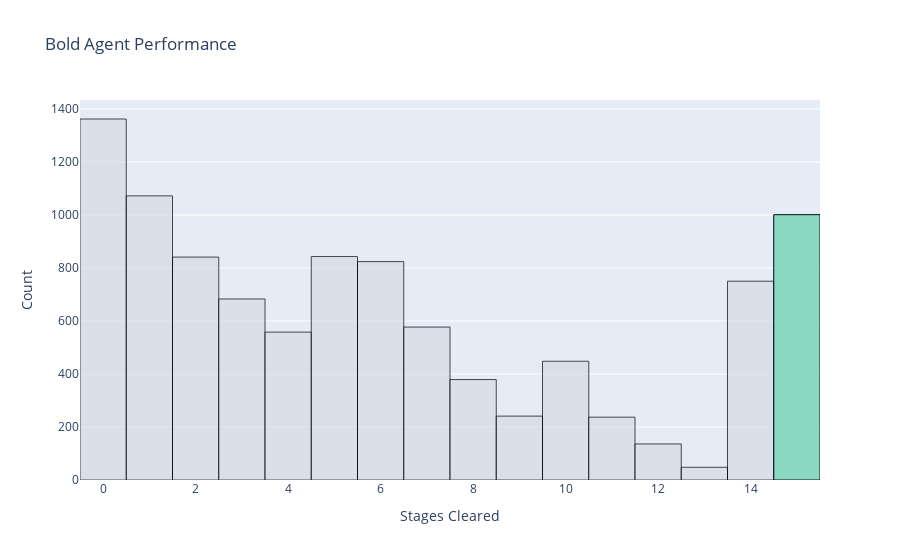

Here is the notebook cell this chart was saved with:
### Markdown cell above
## 10,000 bold agents

### Code cell
env = RampartsEnvironment()
n_episodes = 10000
bold_agent = BoldAgent()

stages_cleared_list_bold = agent_batch(env, bold_agent, n_episodes)
plot_performance(stages_cleared_list_bold, "Bold Agent")

### Figure 1 — Plotly figure (JSON) as saved in the notebook; plotly's stock layout.template omitted (floating-point values rounded to 4 significant figures; data arrays with more than 128 entries replaced by an {"elided": "..."} marker saying what was removed)
{"data": [{"marker": {"color": "#d4dce3", "line": {"color": "black", "width": 1}, "opacity": 0.7}, "name": "Failure", "nbinsx": 16, "type": "histogram", "x": {"elided": "10000 int values"}}, {"marker": {"color": "#69d6b3", "line": {"color": "black", "width": 1}, "opacity": 0.7}, "name": "Success", "nbinsx": 1, "type": "histogram", "x": {"elided": "1001 float values"}}], "layout": {"barmode": "overlay", "showlegend": false, "title": {"text": "Bold Agent Performance"}, "xaxis": {"title": {"text": "Stages Cleared"}}, "yaxis": {"title": {"text": "Count"}}}}
